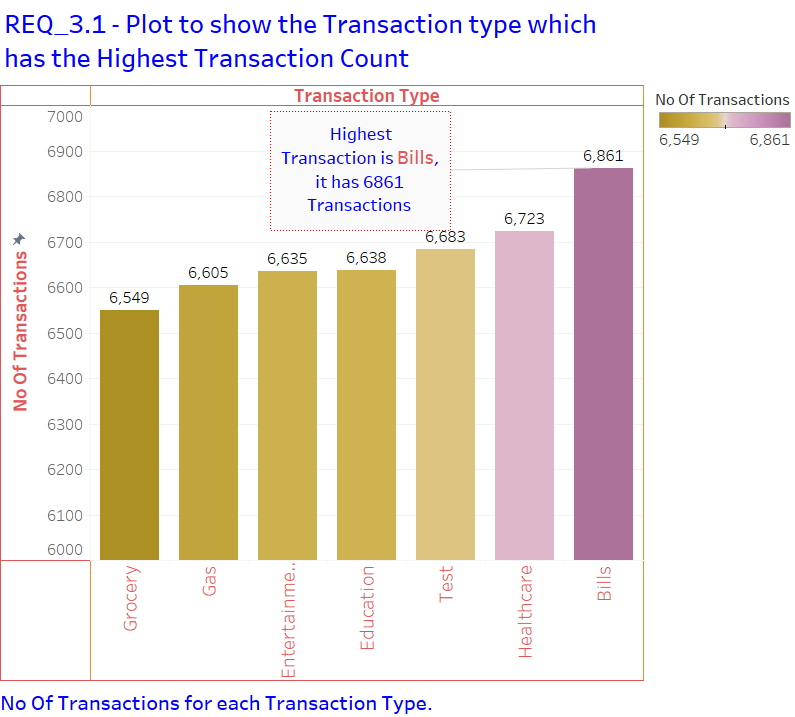
#> input picture Visualization/Req_3.1_Plot_Highest_Transaction_Count.png, 795 x 717 px, found by its file name
$ python Front_End_Application.py
#> lines starting #> are read from the running program, lines starting #| are printed output that depends on the picture
from PIL import Image
import time
Req_3_1_Plot = Image.open('Req_3.1_Plot_Highest_Transaction_Count.png')
#> Req_3_1_Plot is the input picture: PIL image 795x717 RGB; mean R, G, B 237.6, 228.1, 219.8
Req_3_2_Plot = Image.open('Req_3.2_Plot_Customers_Per_State.png')
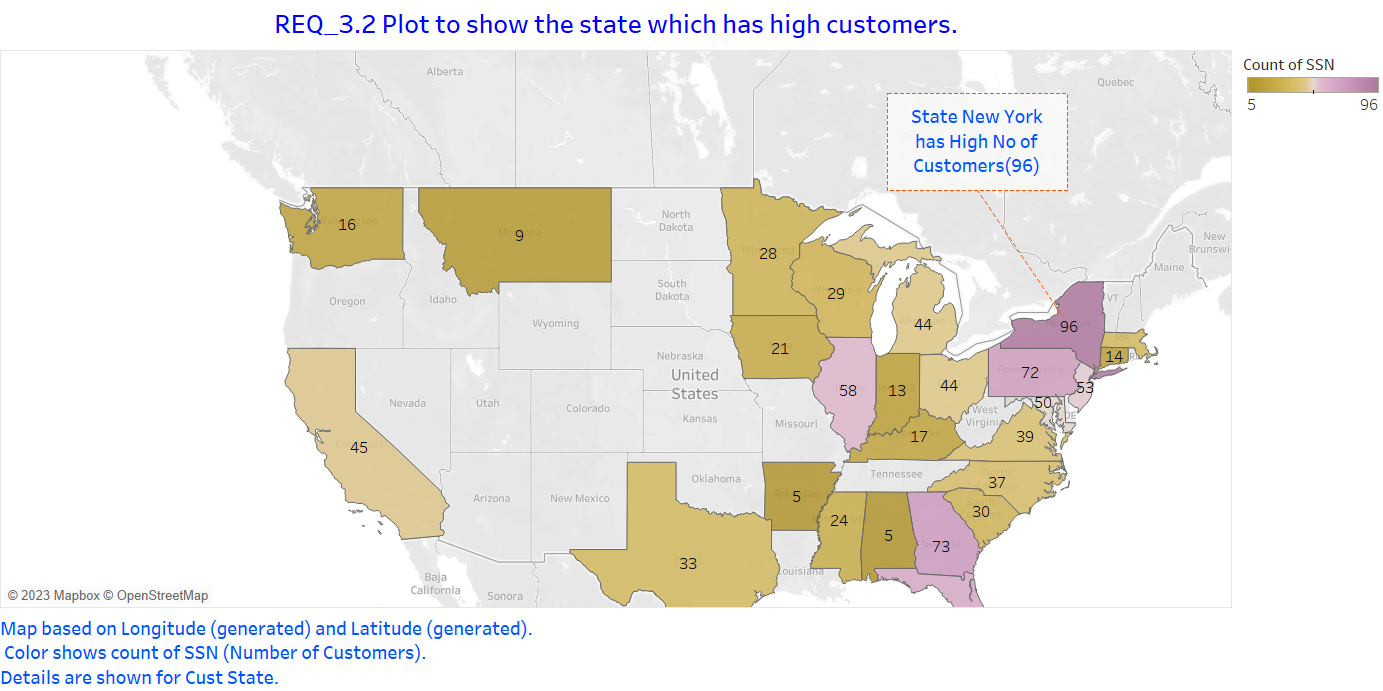
#> input picture Visualization/Req_3.2_Plot_Customers_Per_State.png, 1383 x 691 px, found by its file name
#> Req_3_2_Plot is the input picture: PIL image 1383x691 RGB; mean R, G, B 236.3, 233.2, 226.9
Req_3_3_Plot = Image.open('Req_3.3_Plot__Top_Ten_Customers_High_Transaction_Amount.png')
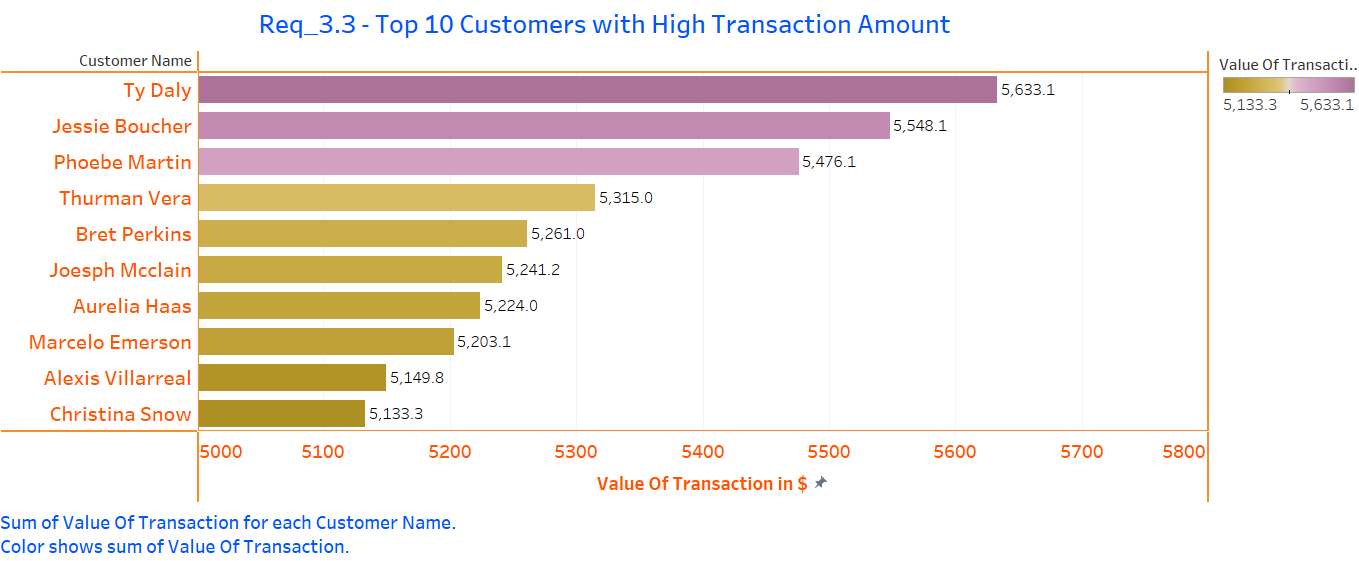
#> input picture Visualization/Req_3.3_Plot__Top_Ten_Customers_High_Transaction_Amount.png, 1359 x 561 px, found by its file name
#> Req_3_3_Plot is the input picture: PIL image 1359x561 RGB; mean R, G, B 243.2, 235.2, 230.9

Req_5_1_Plot = Image.open('Req_5.1_Plot_Self_Employed_Application_Status.png')
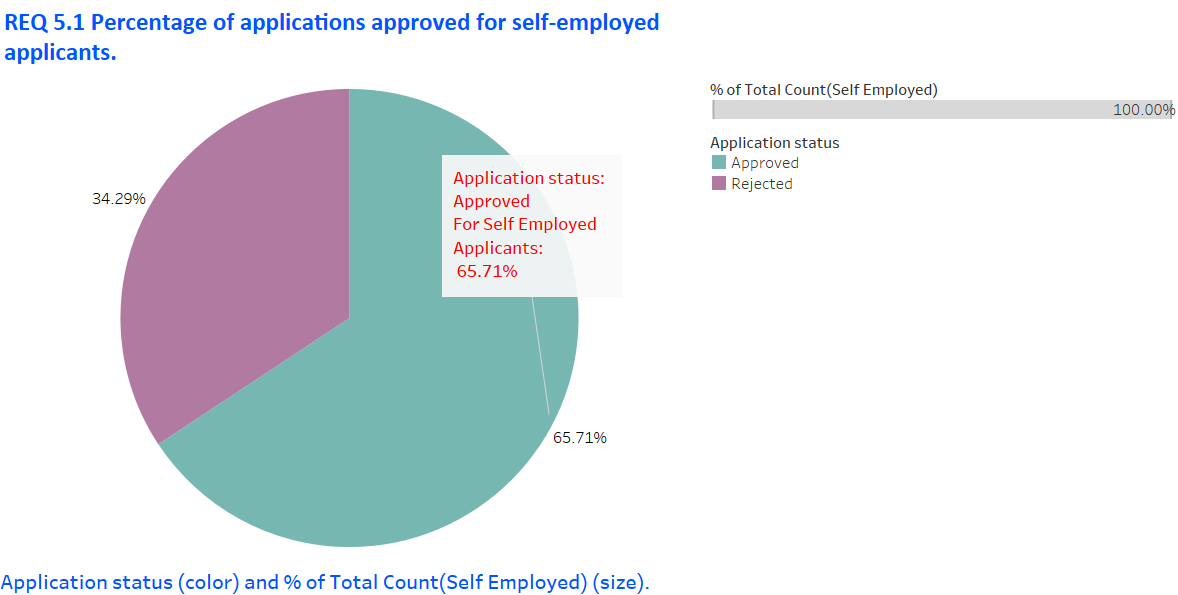
#> input picture Visualization/Req_5.1_Plot_Self_Employed_Application_Status.png, 1178 x 595 px, found by its file name
#> Req_5_1_Plot is the input picture: PIL image 1178x595 RGB; mean R, G, B 226.4, 231, 235.3
Req_5_2_Plot = Image.open('Req_5.2_Plot_Married_Male_Application_Status.png')
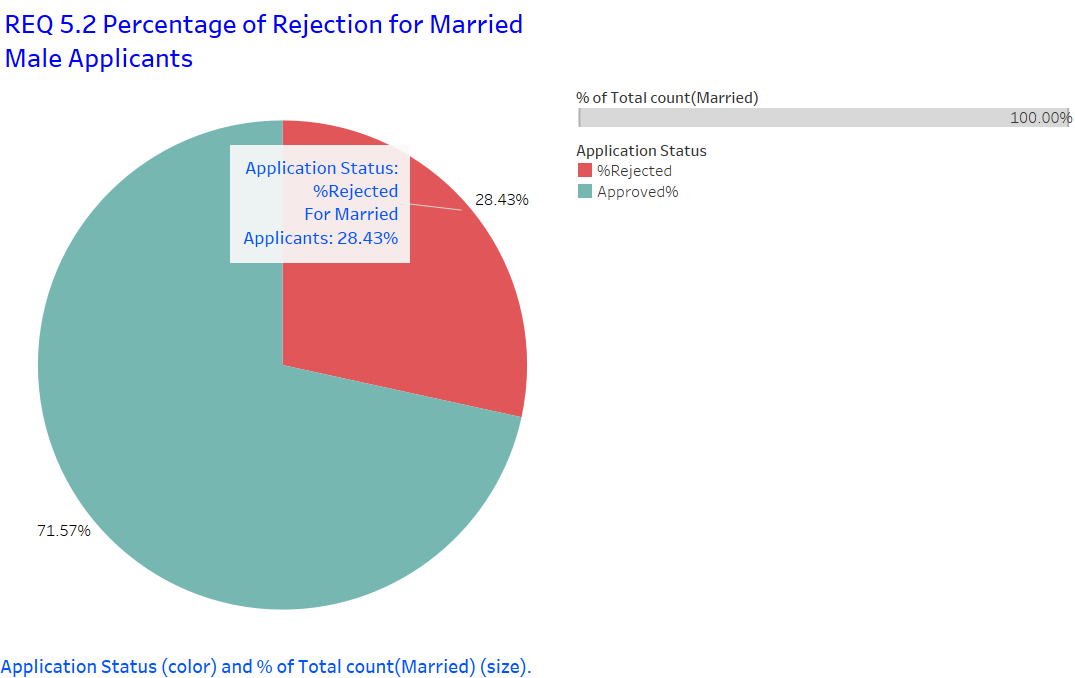
#> input picture Visualization/Req_5.2_Plot_Married_Male_Application_Status.png, 1075 x 678 px, found by its file name
#> Req_5_2_Plot is the input picture: PIL image 1075x678 RGB; mean R, G, B 225.4, 229.7, 231.1
Req_5_3_Plot = Image.open('Req_5.3_Plot_Top_3_Months_Large_Transaction.png')
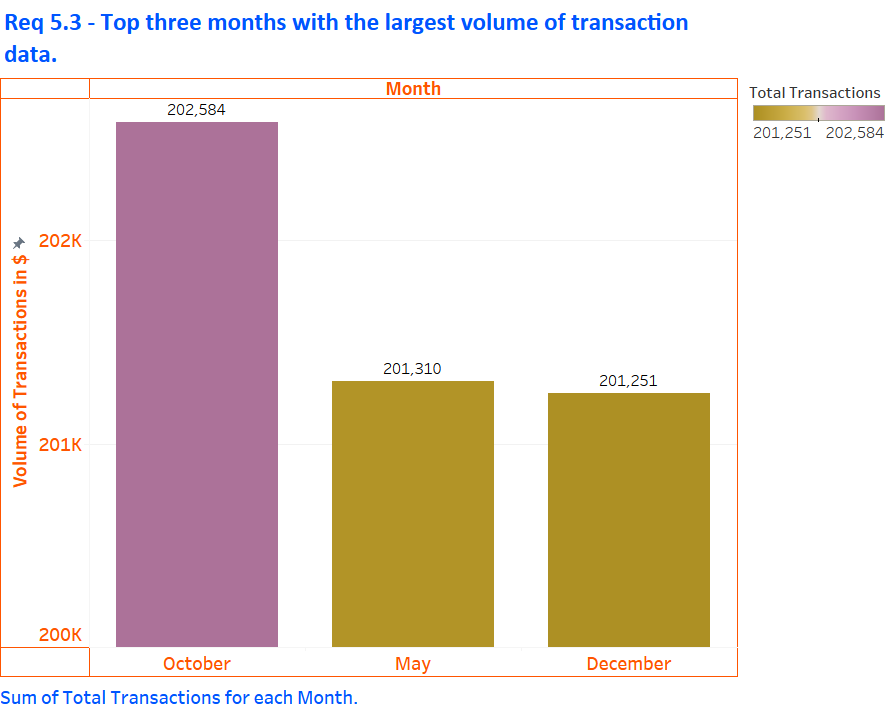
#> input picture Visualization/Req_5.3_Plot_Top_3_Months_Large_Transaction.png, 889 x 710 px, found by its file name
#> Req_5_3_Plot is the input picture: PIL image 889x710 RGB; mean R, G, B 230.2, 217.4, 208.8
#> (the run stopped early here; a loop or call above may not have finished)
